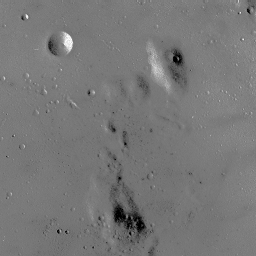
#> input picture CV-MP3/moon.bmp, 256 x 256 px
$ jupyter execute codings.ipynb
#> lines starting #> are read from the running program, lines starting #| are printed output that depends on the picture
[cell 1]
import cv2
import numpy as np
import matplotlib.pyplot as plt

def Histogram_plot(img_in,save_result = True):
#> called with img_in = 'moon.bmp', save_result = True
    img_color = cv2.imread(img_in)
#> img_color is the input picture: shape (256, 256, 3); min 0, max 255, mean 119.7
    img_gray = cv2.cvtColor(img_color, cv2.COLOR_BGR2GRAY)
    img_out = cv2.equalizeHist(img_gray)
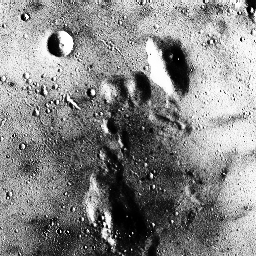
#> img_out: shape (256, 256); min 0, max 255, mean 133.4
    if save_result:
        cv2.imwrite('moon_equalized.png', img_out)
        hist_plot(img_gray, img_out)
    return img_out

[cell 2]
def hist_plot(img_in,img_out):
    plt.figure(figsize=(10, 5))
    plt.subplot(1, 2, 1)
    plt.title("Original Image")
    plt.imshow(img_in, cmap='gray')
    plt.axis('off')
    plt.subplot(1, 2, 2)
    plt.title("Equalized Image")
    plt.imshow(img_out, cmap='gray')
    plt.axis('off')
    plt.show()
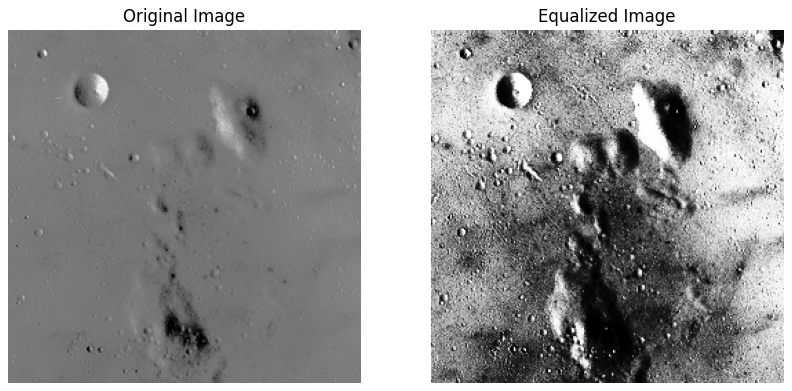
#> figure drawn by matplotlib, 2 panels

    plt.figure(figsize=(10, 5))
    plt.subplot(1, 2, 1)
    plt.title("Original Histogram")
    plt.hist(img_in.ravel(), 256, [0, 256], color='blue')
    plt.xlabel("Pixel Intensity")
    plt.ylabel("Frequency")
    plt.subplot(1, 2, 2)
    plt.title("Equalized Histogram")
    plt.hist(img_out.ravel(), 256, [0, 256], color='green')
    plt.xlabel("Pixel Intensity")
    plt.ylabel("Frequency")
    plt.tight_layout()
    plt.show()
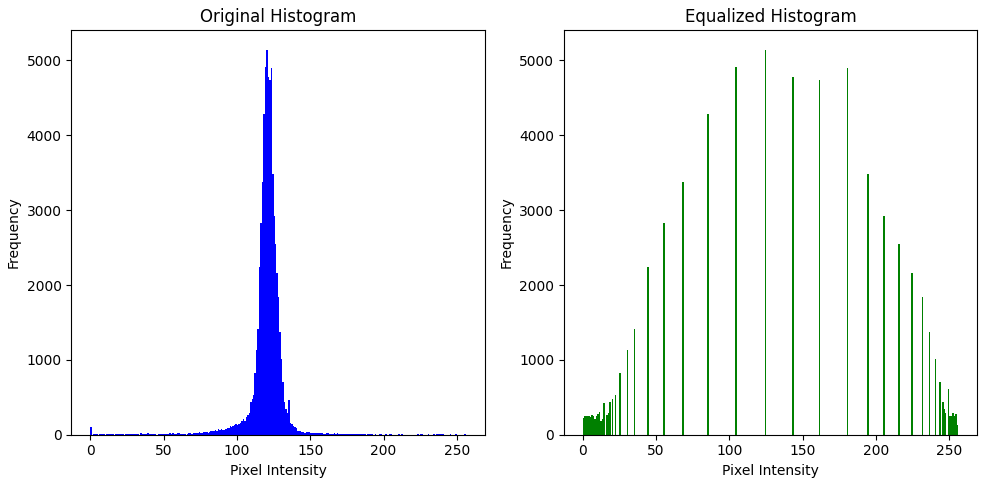
#> figure drawn by matplotlib, 2 panels; panel 1: tallest bar 5145 high, from x = 120 to 121; panel 2: tallest bar 5145 high, from x = 124 to 125

[cell 3]
hist = Histogram_plot("moon.bmp")

# Extra Credit

[cell 4]
def linear_correla(img_gray):
    return cv2.normalize(img_gray, None, alpha=0, beta=255, norm_type=cv2.NORM_MINMAX)

[cell 5]
def quadratic_correla(img_gray):
    img_float = img_gray.astype(np.float32) / 255.0
    correc = np.clip(255.0 * np.sqrt(img_float), 0, 255).astype(np.uint8)
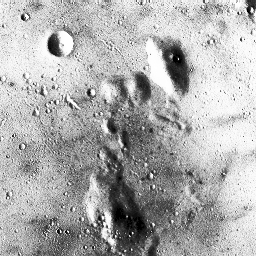
#> correc: shape (256, 256); min 0, max 255, mean 173.7
#> the loop `for i, (img, title) in enumerate(zip(images, titles), 1):` made 4 passes
#> title on passes 1 to 4: 'Original Image', 'Equalized Image', 'Linear Corrected', 'Quadratic Corrected'
    return correc

[cell 6]
def plot_histograms(images, titles, colors):
    plt.figure(figsize=(18, 10))
    for i, (img, title, color) in enumerate(zip(images, titles, colors), 1):
        plt.subplot(2, 3, i)
        plt.title(f"{title} Histogram")
        plt.hist(img.ravel(), 256, [0, 256], color=color)
        plt.xlabel("Pixel Intensity")
        plt.ylabel("Frequency")
#> this loop made 4 passes
    plt.tight_layout()
    plt.show()
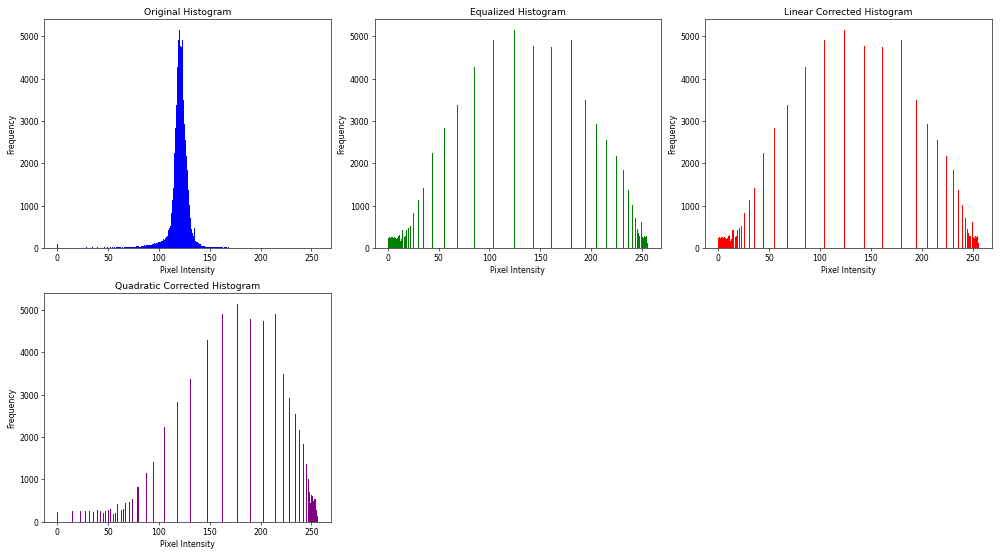
#> figure drawn by matplotlib, 4 panels; panel 1: tallest bar 5145 high, from x = 120 to 121; panel 2: tallest bar 5145 high, from x = 124 to 125; panel 3: tallest bar 5145 high, from x = 124 to 125; panel 4: tallest bar 5145 high, from x = 177 to 178

[cell 7]
img_path = 'moon.bmp'
img_original = cv2.imread(img_path, cv2.IMREAD_GRAYSCALE)

[cell 8]
img_linear = linear_correla(hist)
img_quadratic = quadratic_correla(hist)

[cell 9]
plt.figure(figsize=(18, 10))

titles = ['Original Image', 'Equalized Image', 'Linear Corrected', 'Quadratic Corrected']
images = [img_original, hist, img_linear, img_quadratic]

for i, (img, title) in enumerate(zip(images, titles), 1):
    plt.subplot(2, 3, i)
    plt.title(title)
    plt.imshow(img, cmap='gray')
    plt.axis('off')

plt.tight_layout()
plt.show()
